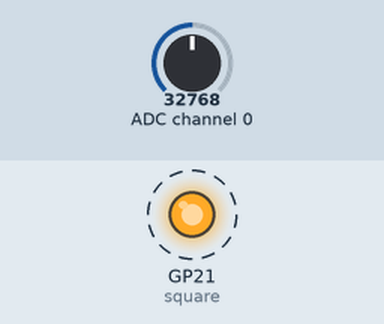
A program run on a simulated Raspberry Pi Pico running MicroPython. Shown: output pins drawn as LEDs (lit = HIGH). Dashed ring = blinking. The test bench sets the inputs (shaded band); at power-on: ADC channel 0 = 32768 (analog values on the 0–65535 scale). Pins used as bus, display or sensor lines are not drawn; what the program prints to the serial console is not drawn.

Above: at 0.2 s.
Timing chart, 0 to 3.0 s (numbered marks = the images above):
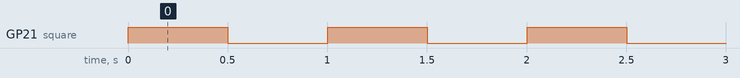

Measured:
- by itself, GP21 (square): alternates HIGH for 0.50 s and LOW for 0.50 s

The program:

spi.py
```python
import machine


class MCP3008:

    def __init__(self, spi, cs, ref_voltage=3.3):
        """
        Create MCP3008 instance

        Args:
            spi: configured SPI bus
            cs:  pin to use for chip select
            ref_voltage: r
        """
        self.cs = cs
        self.cs.value(1) # ncs on
        self._spi = spi
        self._out_buf = bytearray(3)
        self._out_buf[0] = 0x01
        self._in_buf = bytearray(3)
        self._ref_voltage = ref_voltage

    def reference_voltage(self) -> float:
        """Returns the MCP3xxx's reference voltage as a float."""
        return self._ref_voltage

    def read(self, pin, is_differential=False):
        """
        read a voltage or voltage difference using the MCP3008.

        Args:
            pin: the pin to use
            is_differential: if true, return the potential difference between two pins,


        Returns:
            voltage in range [0, 1023] where 1023 = VREF (3V3)

        """

        self.cs.value(0) # select
        self._out_buf[1] = ((not is_differential) << 7) | (pin << 4)
        self._spi.write_readinto(self._out_buf, self._in_buf)
        self.cs.value(1) # turn off
        return ((self._in_buf[1] & 0x03) << 8) | self._in_buf[2]


from machine import Pin, SPI
from time import sleep, sleep_ms
# from mcp3008 import MCP3008

# spi = SPI(0, sck=Pin(2),mosi=Pin(3),miso=Pin(4), baudrate=100000)
spi = SPI(0, sck=Pin(18),mosi=Pin(19),miso=Pin(16), baudrate=100000)
cs = Pin(22, Pin.OUT)
cs.value(1) # disable chip at start

square = Pin(21, Pin.OUT)

chip = MCP3008(spi, cs)

analog_pin = 0

while True:
    square.value(1)
    actual = chip.read(analog_pin)
    print(actual)
    sleep(0.5)
    square.value(0)
    actual = chip.read(analog_pin)
    print(actual)
    sleep(0.5)
```
